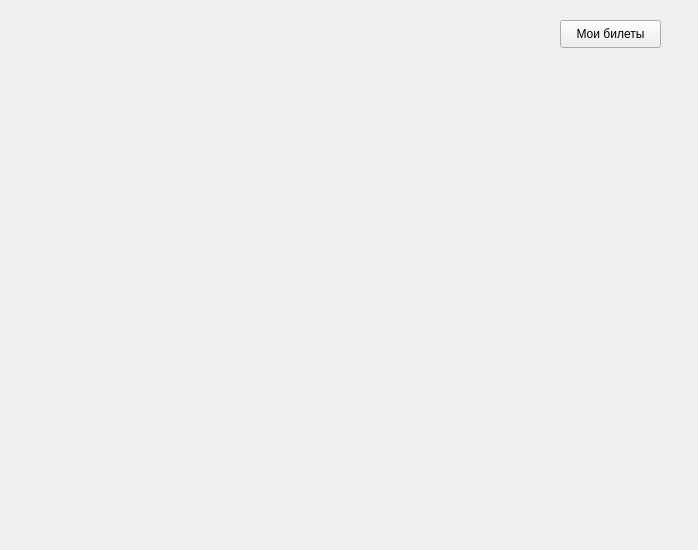
<?xml version="1.0" encoding="UTF-8"?>
<ui version="4.0">
 <class>CartridgePage</class>
 <widget class="QWidget" name="CartridgePage">
  <property name="geometry">
   <rect>
    <x>0</x>
    <y>0</y>
    <width>698</width>
    <height>550</height>
   </rect>
  </property>
  <property name="windowTitle">
   <string>Картридж</string>
  </property>
  <widget class="QWidget" name="verticalLayoutWidget">
   <property name="geometry">
    <rect>
     <x>30</x>
     <y>80</y>
     <width>641</width>
     <height>381</height>
    </rect>
   </property>
   <layout class="QVBoxLayout" name="verticalLayout"/>
  </widget>
  <widget class="QPushButton" name="cartButton">
   <property name="geometry">
    <rect>
     <x>560</x>
     <y>20</y>
     <width>101</width>
     <height>28</height>
    </rect>
   </property>
   <property name="text">
    <string>Мои билеты</string>
   </property>
  </widget>
  <widget class="QLabel" name="printerfon">
   <property name="geometry">
    <rect>
     <x>-20</x>
     <y>0</y>
     <width>721</width>
     <height>71</height>
    </rect>
   </property>
   <property name="text">
    <string/>
   </property>
  </widget>
  <widget class="QLabel" name="printerfon2">
   <property name="geometry">
    <rect>
     <x>-10</x>
     <y>460</y>
     <width>721</width>
     <height>111</height>
    </rect>
   </property>
   <property name="text">
    <string/>
   </property>
  </widget>
  <zorder>printerfon</zorder>
  <zorder>verticalLayoutWidget</zorder>
  <zorder>cartButton</zorder>
  <zorder>printerfon2</zorder>
 </widget>
 <resources/>
 <connections/>
</ui>
